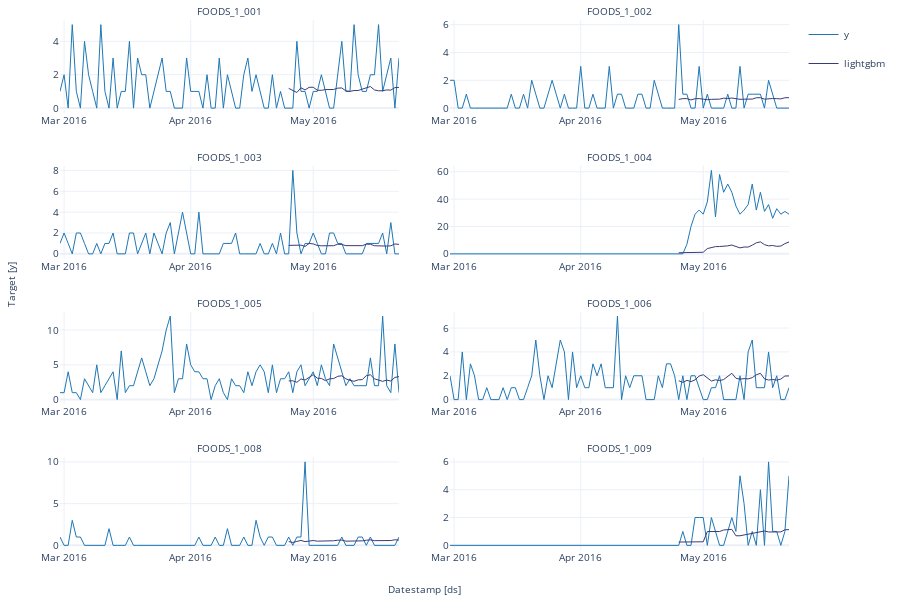

The notebook cell this image was saved under:
### Code cell
# MLForecast Plot
from statsforecast.core import StatsForecast

plot_df = (
    pd.concat([
        train.groupby('unique_id').tail(28*2)[['ds', 'unique_id', 'y']],
        val[['ds', 'unique_id', 'y']],
        preds_ml[['ds', 'unique_id', 'lightgbm']]
    ])
)

StatsForecast.plot(
    plot_df,
    plot_random=False
)
